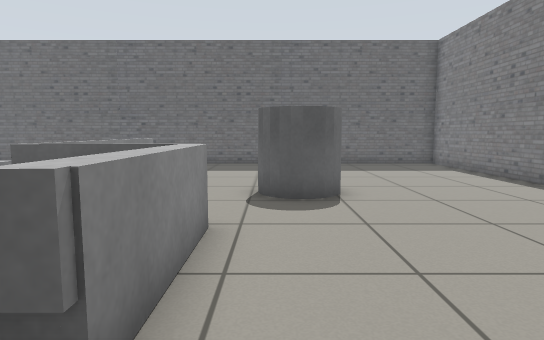
view 1 (above)

18 first-person views from a walk through a robot-simulator world made for Gazebo. The camera is 0.72 m above the floor, tilts 6° down and sees 75° across. The floor is counted in squares, 0.5 m on a side. Each view is taken from the middle of a square. On the plan, view 1 faces up. The plan holds only what a view shows up to about 15 squares ahead; the rest is blank.

view 2
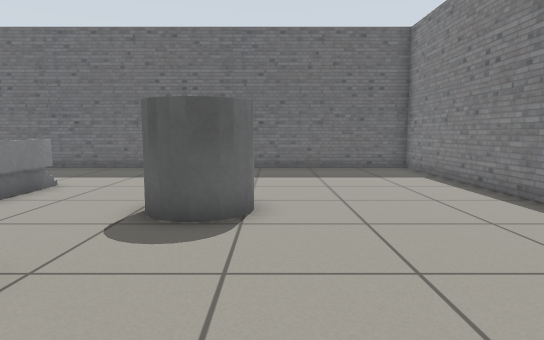

view 3
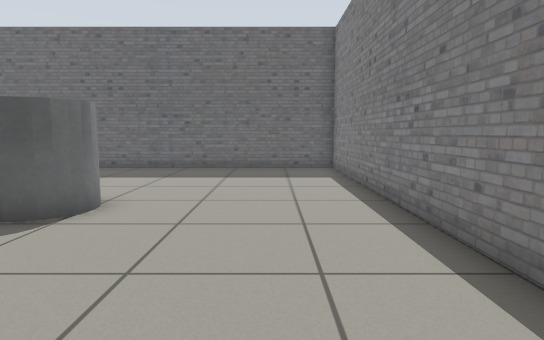

view 4
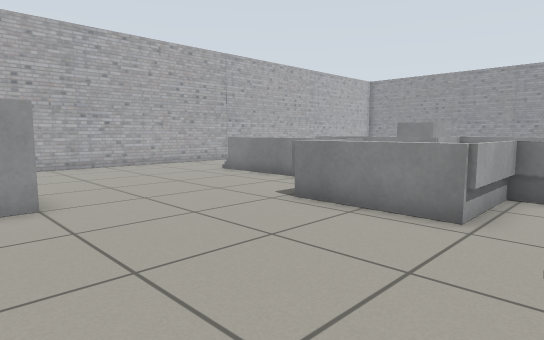

view 5
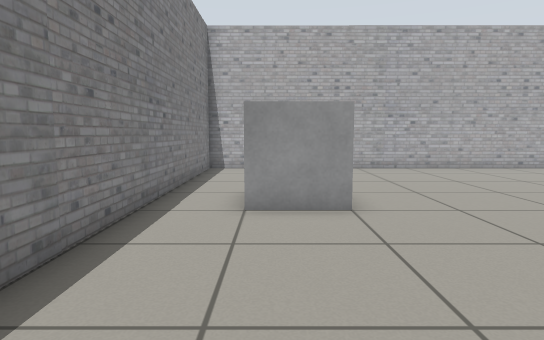

view 6
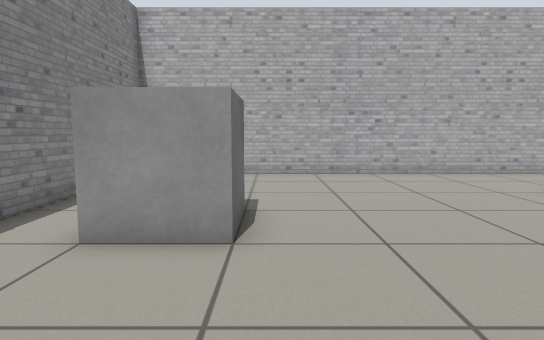

view 7
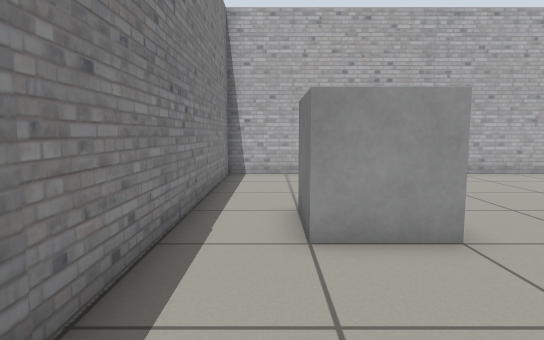

view 8
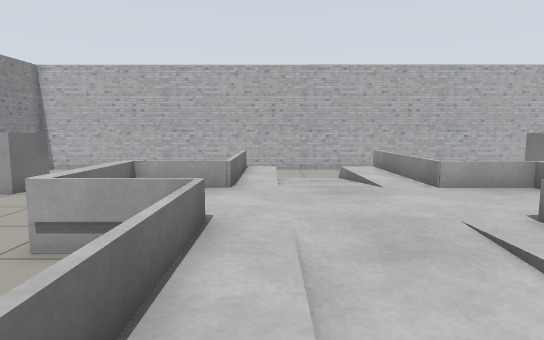

view 9
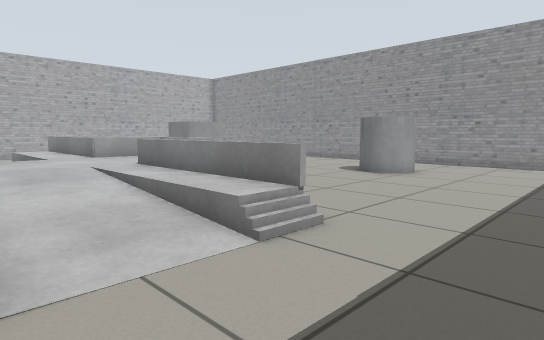

view 10
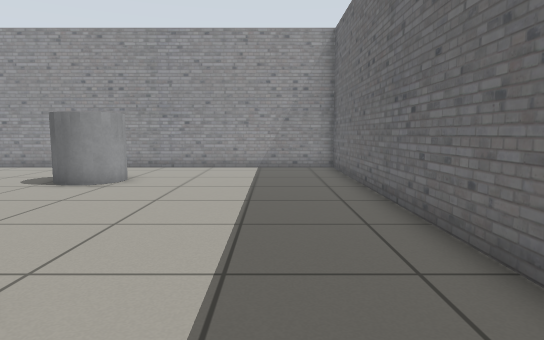

view 11
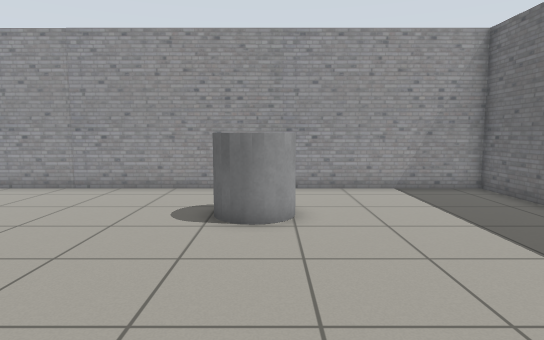

view 12
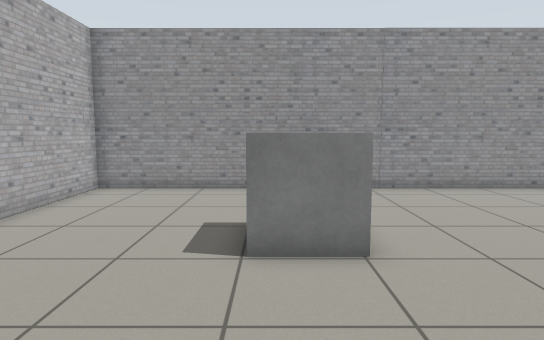

view 13
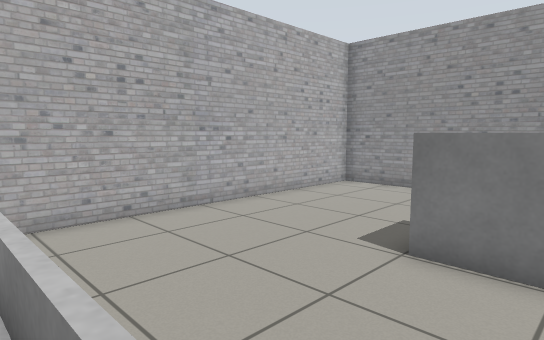

view 14
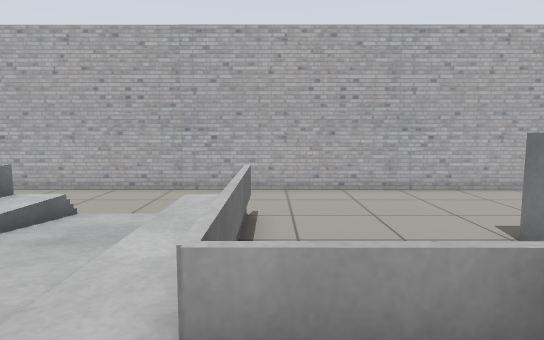

view 15
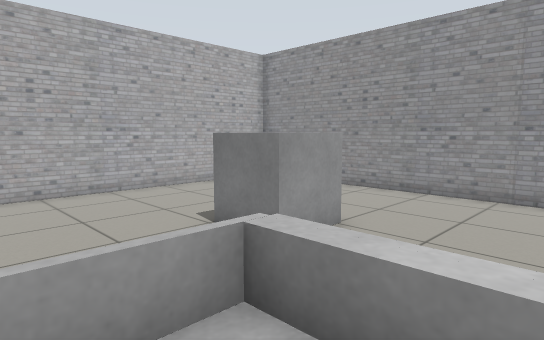

view 16
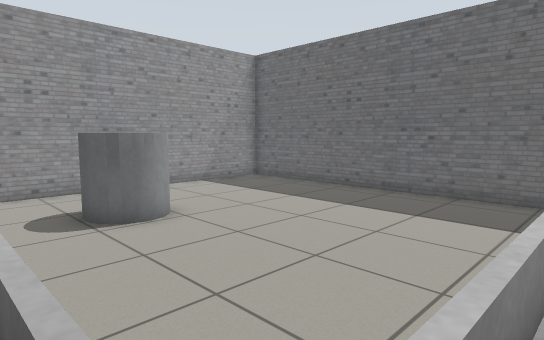

view 17
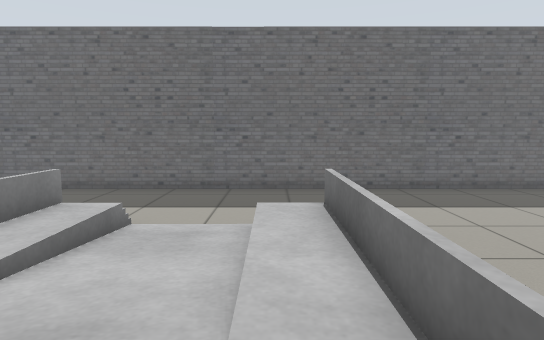

view 18
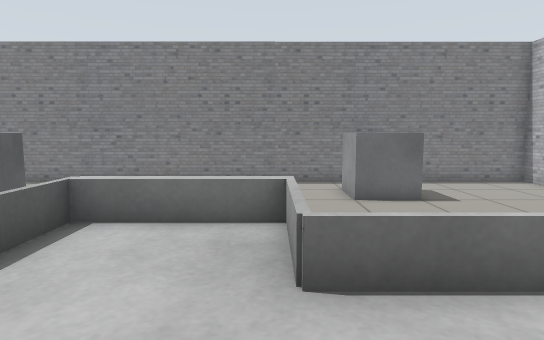

### Floor plan
Key: @ floor where view 1 was taken; # wall or solid block; . main floor; : floor 0.05 m higher than the main floor; + floor 0.1 m higher than the main floor; * floor 0.15 m higher than the main floor; % floor 0.2 m higher than the main floor; & floor 0.25 m higher than the main floor; $ floor 0.3 m higher than the main floor; / step, stairs or slope; = window, fence, low wall or low ledge; C grey cylinder; B grey box.
Columns run from 22 left of view 1 to 8 right of it. Each row starts with its distance up from view 1.
 17 ###############################
 16 #.............................#
 15 #.............................#
 14 #.............................#
 13 #.............................#
 12 #.............................#
 11 #............$:::$=...........#
 10 #............$/++$=...........#
  9 #...CC.......$/++$=...CC......#
  8 #...CC.......$/**$=...CC......#
  7 #............$%%%$=...........#
  6 #............$&&&$=...........#
  5 #........ ===$$$$$====........#
  4 #.......  =$$$$$$$$$$=........#
  3 #.......  =$$$$$$$$$$=........#
  2 #........ ===$$$$$====........#
  1 #.......... .$$&&$=...........#
  0 #.......... .$$%%$=...@.......#
 -1 #.....BB... .$/**/=.......BB..#
 -2 #...  BB.....$/++/=.......BB..#
 -3 #............$/++/=...........#
 -4 #............$$::$=...........#
 -5 #............. ...............#
 -6 #............. ...............#
 -7 #.............................#
 -8 #.............................#
 -9 ###############################

Where each view was taken, in squares from view 1:
view 1: 0 up, 0 right, facing up
view 2: 2 up, 2 right, facing up
view 3: 2 up, 5 right, facing up
view 4: 7 up, 5 right, facing down-left
view 5: 6 up, 5 right, facing down
view 6: 4 up, 3 right, facing down
view 7: 4 up, 6 right, facing down
view 8: 11 up, 5 left, facing down
view 9: 15 up, 5 left, facing down-left
view 10: 14 up, 7 left, facing left
view 11: 9 up, 9 left, facing left
view 12: 2 down, 9 left, facing left
view 13: 0 up, 9 left, facing down-left
view 14: 4 up, 10 left, facing down
view 15: 4 up, 10 left, facing down-left
view 16: 5 up, 9 left, facing up-left
view 17: 4 up, 5 left, facing up
view 18: 2 up, 7 left, facing right
